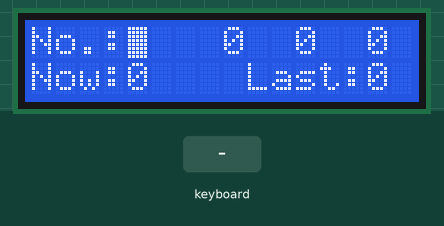
Recording of a sketch running on a simulated Arduino Uno, built with avr-gcc and run on an emulated ATmega328P. Shown: 16×2 character LCD. The inputs (shaded band) are chosen by the test bench. What the sketch prints to the serial monitor is not drawn.

Above: at 1.2 s.
1.3 s: PS/2 keyboard text "+" received
At 1.9 s:
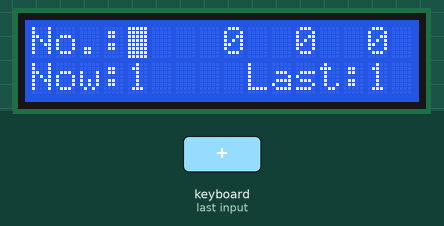
2.9 s: PS/2 keyboard text "-" received
At 4.3 s:
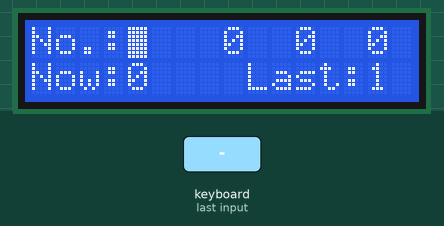
Timing chart, 0 to 5.9 s (numbered marks = the images above; inputs shaded):
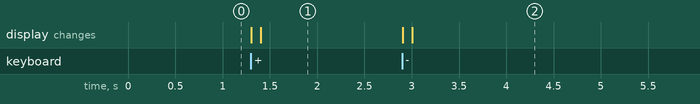

The sketch:

Queue_calling_system_Sender.ino
```cpp
/*--------------------------------------------------------------------------------------
  ps2 keyboard
  Valid irq pins:
  Arduino Uno:  2, 3
  Arduino Due:  All pins, except 13 (LED)
  Arduino Mega: 2, 3, 18, 19, 20, 21
--------------------------------------------------------------------------------------*/
#include <PS2Keyboard.h>
const int DataPin = 2;
const int IRQpin =  3;
PS2Keyboard keyboard;

/*--------------------------------------------------------------------------------------
 LCD1602 module
--------------------------------------------------------------------------------------*/
#include <LiquidCrystal.h>
// initialize the library with the numbers of the interface pins
LiquidCrystal lcd(7, 8, 9, 10, 11, 12); //LiquidCrystal(RS, Enable, D4, D5, D6, D7)

int value[3] = {0,0,0};
const byte maxStringLength = 2;

String currentValue="";
int currentNumber, lastNumber = 0;

/*--------------------------------------------------------------------------------------
  setup, Called by the Arduino architecture before the main loop begins
--------------------------------------------------------------------------------------*/
void setup(void)
{
  Serial.begin(9600);
  Serial.println("");
  // set up the LCD's number of columns and rows:
  lcd.begin(16, 2);
  record_missNumber();
  lcd.blink();
  keyboard.begin(DataPin, IRQpin);
  show_currentNumer_and_LastNumber();
}

/*--------------------------------------------------------------------------------------
  Arduino architecture main loop
--------------------------------------------------------------------------------------*/
void loop(void)
{
   currentValue= getInput();
   if (currentValue!=".") {
     currentNumber= currentValue.toInt(); //convert currentValue to integer
     if (currentNumber>=100) {
       currentValue="1";
       currentNumber=1;
       lastNumber=1;
     }
     if (lastNumber<currentNumber) lastNumber= currentNumber;
     show_currentNumer_and_LastNumber();
   }

   char charBuf[maxStringLength+1];
   //currentValue=String(currentNumber); //remove leading zero
   currentValue.toCharArray(charBuf, maxStringLength+1);  //string to char array
   Serial.print(currentValue+'\n'); //send data to serial port
   delay(100);
}


/*--------------------------------------------------------------------------------------
keyboard input
--------------------------------------------------------------------------------------*/
String getInput() {
  String inputString = "";
  //byte inputStringLength = 0;
  clearFirstLineLCD();

  while (true) {
    if (keyboard.available()) { // if a key is pressed
      char key = keyboard.read();

      if (key == PS2_ENTER) break;

      /*
      if (key =='.')  { //blink the matrix LED
        inputString=".";
        break;
      }
      */

      if ((key == '+') || (key == '-') || (key == '*') || (key == '/') || (key ==  '.')){
         if (key == '+') currentNumber= currentNumber + 1;
         if (key == '-') currentNumber= currentNumber - 1;
         if (key == '*') currentNumber= lastNumber;
         if (key == '/') record_missNumber();
         if (key == '.') currentNumber= currentNumber; //resend current number
         inputString=String(currentNumber); //converting integer into a string
         break;
      }

      //if (inputString.length()==maxStringLength){
      //  inputString = "";
      //  break;
     // }

     if (key == PS2_BACKSPACE){ //remove one character from the right
        if (inputString.length()>0) {
            inputString= inputString.substring(0,inputString.length()-1);
            clearFirstLineLCD(); lcd.print(inputString);
         }
      }

      if (inputString.length() < maxStringLength) {
        if (key >= '0' && key <= '9')  {
          lcd.print(key);
          inputString = inputString + key;
        }
      } //inputString.length
    } //keyboard.available
  } //while(true)

  //inputString= formatString(inputString);
  return inputString;
}

void clearFirstLineLCD()
{
  lcd.setCursor(0, 0);        //first line (x=0, y=0)
  lcd.print("No.:   ");
  lcd.setCursor(4, 0);        //first line (x=4, y=0)
}

void show_currentNumer_and_LastNumber()
{
  lcd.setCursor(0, 1);        //second line (x=0, y=1)
  lcd.print("                ");

  lcd.setCursor(0, 1);        //second line (x=0, y=1)
  lcd.print("Now:");
  lcd.setCursor(4, 1);        //second line (x=5, y=1)
  lcd.print(currentNumber);

  lcd.setCursor(9, 1);        //second line (x=9, y=1)
  lcd.print("Last:");
  lcd.setCursor(14, 1);        //second line (x=14, y=1)
  lcd.print(lastNumber);
}

void record_missNumber()
{
  if (currentValue.length()>0) {
    value[2]= value[1];
    value[1]= value[0];
    value[0]= currentNumber;
  }
  print_MissNumber();
}

void print_MissNumber()
{
  lcd.setCursor(8, 0); lcd.print("        ");
  lcd.setCursor(8, 0); lcd.print(value[0]);  //first line (x=8, y=0)
  lcd.setCursor(11, 0); lcd.print(value[1]);  //first line (x=11, y=0)
  lcd.setCursor(14, 0); lcd.print(value[2]);  //first line (x=14, y=0)
}

String formatString(String inputString)
{
  if (inputString.length()>0) {
    if (inputString.length()<=2) inputString=inputString+"00";
    if (inputString.length()==3) inputString=inputString+"0";
  }
  return inputString;
}
```

Measured:
- after the input at 1.3 s, the display: first changes at once (image 1 shows a later state)
- after the input at 2.9 s, the display: first changes at once (image 2 shows a later state)
